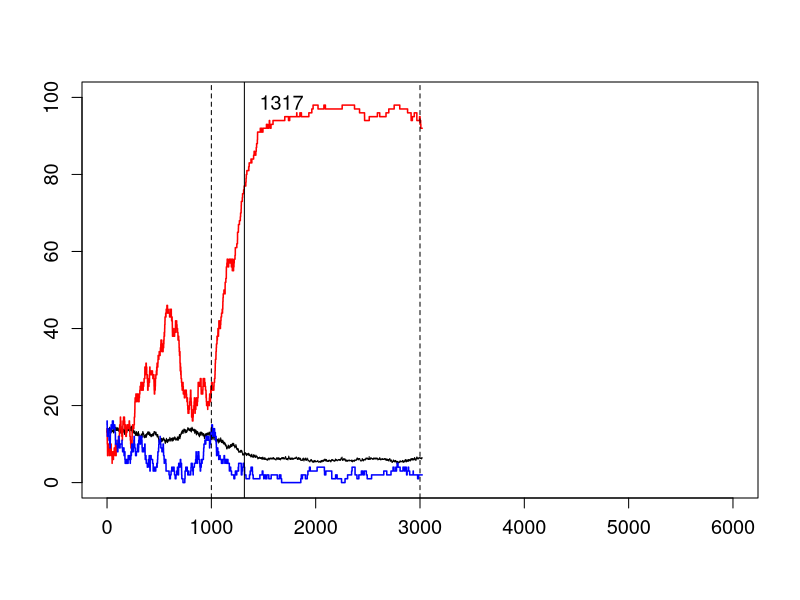

Here is the R script that generated this plot: (Note: a time limit stopped this script after it produced the figure.)
#-------------------------------------------------------------#
#                  Neural Network Decison Model               #
#                        Marcin Penconek                      #
#-------------------------------------------------------------#


# Different decision function

# model with the Poisson inputs for dot motion experiment
# density: 0.55 i 0.36

# fixed firing 
# 0.07
# 0.006

# decision function based on frequency threshold



#----------------------------------------------
# SECTION 1: Functions
#----------------------------------------------

Grouping_variable = function() {
  
  size <- n_groups*n_size + N_size
  ggroups <- c(rep(1:n_groups, each = n_size, len = n_groups*n_size), rep(n_groups + 1, len = N_size))
  groups <- matrix(0, nrow = size, ncol = n_groups + 2)
  groups[ ,1] <- ggroups
  for(i in 1:size) {
    groups[i, ggroups[i] + 1] <- 1
  }
  return(groups)
}


#----------------------------------------------
# Defining network connections


Network_definition = function() {
  
  network_connections <- matrix(FALSE, nrow = size, ncol = size)
  u <- runif(size*size, min = 0, max = 1)
  
  for(i in 1:size) {
    for(j in 1:size) {
      if((groups[i, 1] == n_groups + 1) & (groups[j, 1] == n_groups + 1)) {
        if(u[size*(i-1) + j] < N_density) {
          network_connections[i, j] <- TRUE
        }
      } else if(groups[i, 1] == groups[j, 1]) {
        if(u[size*(i-1) + j] < n_density) {
          network_connections[i, j] <- TRUE
        }
      } else {
        if(u[size*(i-1) + j] < n_to_N_density) {
          network_connections[i, j] <- TRUE
        }
      }
    }
  }
  return(network_connections)
}


#----------------------------------------------
# Initiating the network with random inputs

Network_init = function() {
  
  prob_s <- runif(size, min = 0, max = 1)
  t <- rexp(size, rate = r_default)
  s <- logical(size)
  
  for(i in 1:size) {
    if(prob_s[i] < inhibition_level) {
      s[i] <- TRUE
      t[i] <- rexp(1, rate = r_active)
    }
    else {
      s[i] <- FALSE
    }
  }
  state <- matrix(0, nrow = size, ncol = 2)
  state[ ,1] <- s
  state[ ,2] <- t
  
  return(state)
}


#-----------------------------------------------
# Defining stimulus (time-random)

Stimulus_definition_t_random = function(duration) {
  
  stimulus <- matrix(0, nrow = duration, ncol = size)
  
  connect_A <- rep(1, len = to_A)
  connect_B <- rep(1, len = to_B)
  
  r_A <- rpois(duration, lambda = n_A)
  r_B <- rpois(duration, lambda = n_B)
    
  for(k in 1:duration) {
    stimulus[k, ] <- c(connect_A*r_A[k], numeric(n_size - to_A), 
                       connect_B*r_B[k], numeric(n_size - to_B), numeric(size - 2*n_size))
  }
  return(stimulus)
}


#----------------------------------------
# Network evolution function

Network_evolution = function() {
  
  current_time <- 0
  current_stimulus <- numeric(size)
  stimulus_finished <- 0
  
  s <- state[ ,1]
  t <- state[ ,2]
  k <- 1

  simulation <- matrix(0, nrow = number_of_iterations, ncol = (1 + n_groups + 1 + 4))

  for(j in 1:number_of_iterations) {

    if(current_time > event_starts & current_time < event_ends) {
      current_stimulus <- stimulus[k,]
      k <- round((current_time - event_starts)/fixed_for) + 1
    }
    if(stimulus_finished == 0 & current_time > event_ends) {
      current_stimulus <- numeric(size)
      stimulus_finished <- 1
    }

    # Defining the neuron with the lowest t
    # Changing its state based on the activity of other neurons it is connected to
    
    current_time <- min(t)
    for(i in 1:size) if(t[i] == current_time) { Min_i <- i }
    
    active_groups <- numeric(n_groups + 1)
    for(i in 1:(n_groups + 1)) {
      active_groups[i] <- sum(s*groups[ ,i + 1])
    }
    
    simulation[j, ] <- c(current_time, active_groups, Min_i, 0, 0, 0)

    active <- sum(s)    
    cutoff <- (active/size)^2/inhibition_level
    
    active_connections <- sum(s*network_connections[Min_i, ])
    all_connections <- sum(network_connections[Min_i, ])
    
    change_factor <- (current_stimulus[Min_i] + active_connections)/(current_stimulus[Min_i] + all_connections)
    
    if(change_factor > cutoff) {
      s[Min_i] <- 1
      t[Min_i] <- current_time + 1/r_active
    } else {
      s[Min_i] <- 0
      t[Min_i] <- current_time + rexp(1, rate = r_default)
    }
    simulation[j, 6] <- s[Min_i]*(Min_i <= 100)
    simulation[j, 7] <- s[Min_i]*((Min_i > 100) & (Min_i <= 200))
    simulation[j, 8] <- s[Min_i]*(Min_i > 200)
  }
  return(simulation)
}

#----------------------------------------------
# Visualization
  
Population_plot <- function(x, y1, y2, y3, dec, dec_time) {
  

  if(dec == 0) {
    dectext <- "" 
  } else { 
    dectext <- round(dec_time, 0)
  }
  
  
  plot(x, y3, ylim = c(0,100), xlim = c(0,6000), type = "l",  
       #xlab = "Time (ms)", ylab = "% active", 
       xlab = "", ylab = "", 
       main = "a                                                                                                                                     ", 
       cex.main = 1.5, cex.axis = 1.2)
  lines(x, y1, type = "l", col = "red", lwd=1.5)
  lines(x, y2, type = "l", col = "blue", lwd=1.5)
  legend(dec_time-200, 105, legend = dectext, cex = 1.2, bty="n")
  if(dec != 0) {abline(v = dec_time)}
  if(n_A + n_B >0) {
    abline(v = event_starts, lwd=1, lty=2)
    abline(v = event_ends, lwd=1, lty=2)
  } else {
      legend(200, 100, legend = c("A", "B"), cex = 1.5, lwd=c(3,3), col=c("red","blue"), bty = "n")
    }
}


#----------------------------------------------
# Analysis of a decision

Freq_Analysis <- function(beg_index, end_index) {
  
  A_count <- sum(simulation[beg_index:end_index, 6])
  B_count <- sum(simulation[beg_index:end_index, 7])
  time_bin <- (simulation[end_index, 1] - simulation[beg_index, 1])/1000
  
  return(c((A_count/100)/time_bin, (B_count/100)/time_bin, time_bin))
}

#------------------------------------
# Alternative decision function for reaction time paradigm

Decision_made_attractor <- function() {
  decision <- 0
  decision_time <- 0
  current_time <- 0
  current_max <- 0
  ongoing_max <- 0
  
  start_i <- 1
  while(simulation[start_i, 1] < event_starts) {
    start_i <- start_i + 1
  }
  
  num_of_bins <- round((number_of_iterations - start_i - updates_per_30ms)/freq_step)
  
  for(k in 1:num_of_bins) {
    
    freq <- Freq_Analysis(start_i + k*freq_step - updates_per_30ms, start_i + k*freq_step)
    current_max <- max(freq[1], freq[2])
    current_time <- simulation[start_i + k*freq_step, 1]
    
    if(decision != 0 & ongoing_max < threshold_level*threshold_time) {
      ongoing_max <- (ongoing_max + current_max*(current_time - previous_time))
      if(ongoing_max < threshold_level*(current_time - decision_time)) {
        decision <- 0
      }
      previous_time <- current_time
    }
    
    if(decision == 0) {
      if(current_max >= threshold_level) {
        decision_time <- current_time
        previous_time <- current_time
        if(current_max == freq[1]) { 
          decision <- 1
        } else if(current_max == freq[2]) {
          decision <- -1
        }
      }
    }
  }
  
  if(ongoing_max >= threshold_level*threshold_time) {
    return(c(decision, decision_time))
  } else {
    return(c(0, 0))
  }  
  
}

#----------------------------------
# Decision function for the reaction-time paradigm
# bound = 52.5Hz

Which_wins_when <- function(bound) {
  
  bound_level <- 0
  bound_time <- 0
  pool_A <- 0
  pool_B <- 0
  which_wins <- 0
  
  b <- start_b
  freq <- Freq_Analysis(b - updates_per_30ms, b)
  
  while(max(freq[1], freq[2]) < bound & b + freq_step < number_of_iterations) {
    b <- b + freq_step
    freq <- Freq_Analysis(b - updates_per_30ms, b)
  }
  
  if(b + freq_step + 1 < number_of_iterations) { 
    bound_level <- max(freq[1], freq[2])
    bound_time <- simulation[b, 1]
    pool_A <- freq[1]
    pool_B <- freq[2]
    which_wins <- sign(freq[1] - freq[2])
  }
  
  return(c(bound_level, bound_time, pool_A, pool_B, which_wins))
}

#------------------------------------
# Decision function for randomly delayed fixed duration paradigm (delay 500 to 1500ms after end of stimulus)

Which_pool_wins <- function() {

  dec_delay <- runif(1, min = 500, max = 1500)
  
  delayed_A <- 0
  delayed_B <- 0
  which_wins <- 0
  
  if(event_ends + dec_delay < simulation[number_of_iterations,1]) {
    
    b <- 14*(event_ends + dec_delay)
    
    if(i < number_of_iterations) {
      while(simulation[b, 1] < (event_ends + dec_delay)) {
        b <- b + 1
      }
    }

    if(i < number_of_iterations) {
      freq <- Freq_Analysis(b - updates_per_30ms, b)
      delayed_A <- freq[1]
      delayed_B <- freq[2]
      which_wins <- sign(freq[1] - freq[2])
    }
  }

  
  return(c((event_ends + dec_delay), delayed_A, delayed_B, which_wins))
}


#----------------------------------------------
# SECTION 2.PARAMETERS
#----------------------------------------------

# Network Parameters

N_size <- 800
n_groups <- 2
n_size <- 100
size <- n_groups*n_size + N_size

n_density <- 0.55
n_to_N_density <- 0.36
N_density <- 0.36


#----------------------------------------------
# Global parameters

inhibition_level <- 0.13
r_default <- 0.006
r_active <- 0.07


#----------------------------------------------
# Simulation parameters

number_of_iterations <- 45000

threshold_level <- 52.5
threshold_time <- 500
time_bins <- 30

to_A <- 50
to_B <- 50

n_A <- 15
n_B <- 0

#n_A <- 7.74
#n_B <- 15 - n_A

event_starts <- 1000
event_ends <- 3000

fixed_for <- time_bins
duration <- round((event_ends - event_starts)/fixed_for + 1)

start_b <- round(event_starts*14)

#-----------------------------------
# Parameters for Frequency Analysis

updates_per_30ms <- 440
freq_step <- 145


#------------------------------------------------
# SECTION 3: Running the model
#------------------------------------------------


for(i in 1:1) {
  
  groups <- Grouping_variable()
  network_connections <- Network_definition()
  state <- Network_init()
  s <- state[ ,1]
  t <- state[, 2]
  
  stimulus <- Stimulus_definition_t_random(duration)
  simulation <- Network_evolution()
  decision <- Decision_made_attractor()

  Population_plot(simulation[ ,1], simulation[ ,2], simulation[ ,3], simulation[ ,4]*(100/N_size), decision[1], decision[2])

}



#------------------------------------------------
# SECTION 4: Generating a sample of simulations
#------------------------------------------------

# in the reaction-time paradigm stimulus duration is 2000ms (starting at 1000ms); number of iterations = 45000
# in the fixed-duration (working memory) paradigm stimulus duration is 1000ms; change the decision function
# number of runs per coherence level: 500; number of iterations = 55000

delayed_time <- 0
delayed_A <- 0
delayed_B <- 0
delayed_dec <- 0

bound_th <- 0
time_th <- 0
poolA_th <- 0
poolB_th <- 0
dec_th <- 0

over_time_A <- 0
over_time_B <- 0

dane <- data.frame(N_size, n_groups, n_size, n_density, n_to_N_density, N_density, 
                   inhibition_level, r_default, r_active, number_of_iterations, threshold_level, time_bins, 
                   to_A, to_B, n_A, n_B, over_time_A, over_time_B, event_starts, event_ends, 
                   bound_th, time_th, poolA_th, poolB_th, dec_th)

groups <- Grouping_variable()

runs_per_coherence <- 5

for(l in 1:6) {
  
  #dot motion coherence levels: 3.2%, 6.4%, 12.8%, 25.6%, 51.2%
  #n_A levels: 7.5, 7.74, 7.98, 8.46, 9.42, 11.34
  
  if(l == 1 ) {n_A <- 7.5}
  if(l == 2 ) {n_A <- 7.74}
  if(l == 3 ) {n_A <- 7.98}
  if(l == 4 ) {n_A <- 8.46}
  if(l == 5 ) {n_A <- 9.42}
  if(l == 6 ) {n_A <- 11.34}
  
  n_B <- 15 - n_A
  print("Next level started")
  
  for(i in 1:runs_per_coherence) {

    network_connections <- Network_definition()
    state <- Network_init()
    s <- state[ ,1]
    t <- state[, 2]
    
    stimulus <- Stimulus_definition_t_random(duration)
    
    over_time_A <- mean(stimulus[ ,1:100])
    over_time_B <- mean(stimulus[ ,101:200])
    
    simulation <- Network_evolution()
    win_th <- Which_wins_when(threshold_level)
    #decision_att <- Decision_made_attractor()
    #delayed <- Which_pool_wins()
    
    dane[i + (l-1)*runs_per_coherence, ] <- c(N_size, n_groups, n_size, n_density, n_to_N_density, N_density, 
                   inhibition_level, r_default, r_active, number_of_iterations, threshold_level, time_bins,
                   to_A, to_B, n_A, n_B, over_time_A, over_time_B, event_starts, event_ends, 
                   win_th)
    
  }
}

#write.csv2(dane,'RT_dot_motion_4.csv')

View(dane)
getwd() 

#-----------------------------------------------
